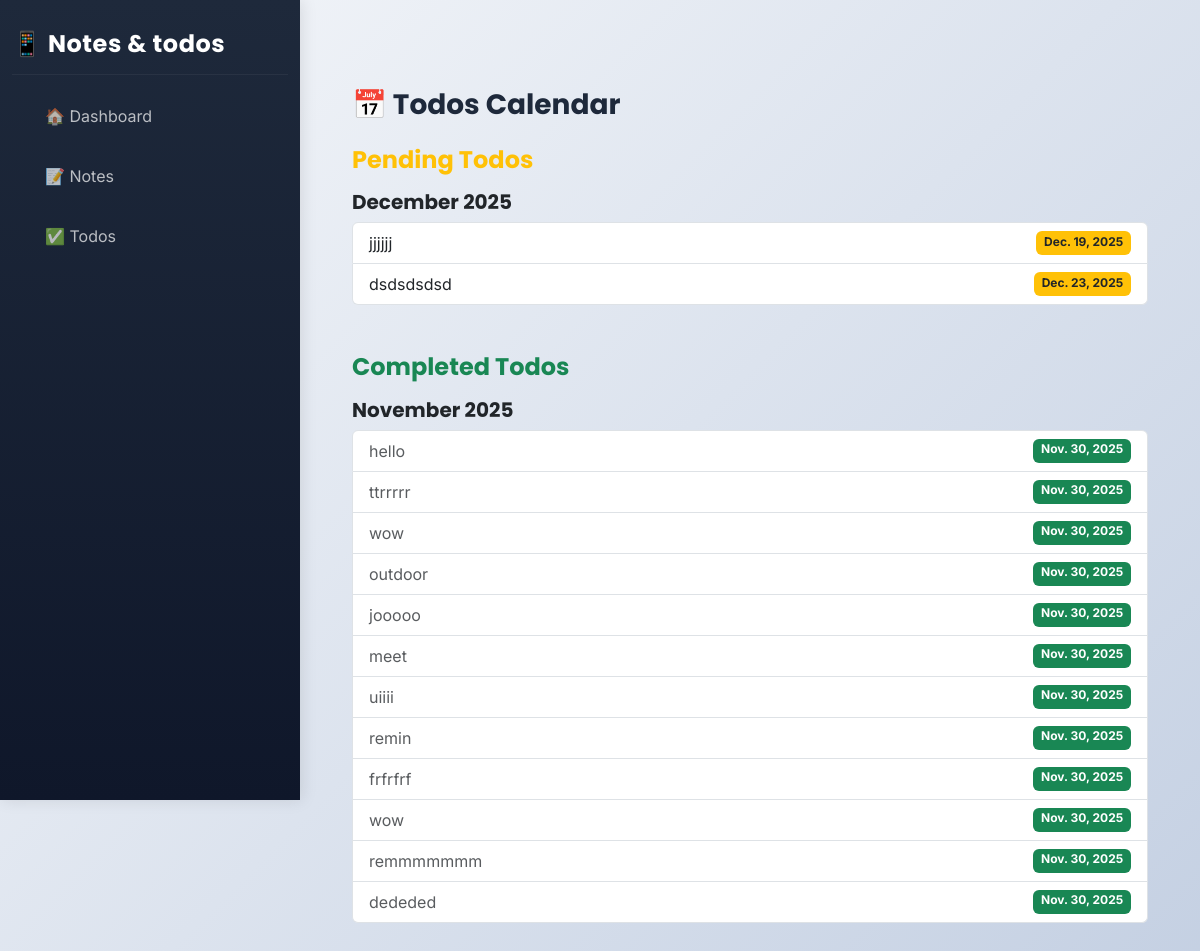
Page /todos/calendar/ on the earlier database version.
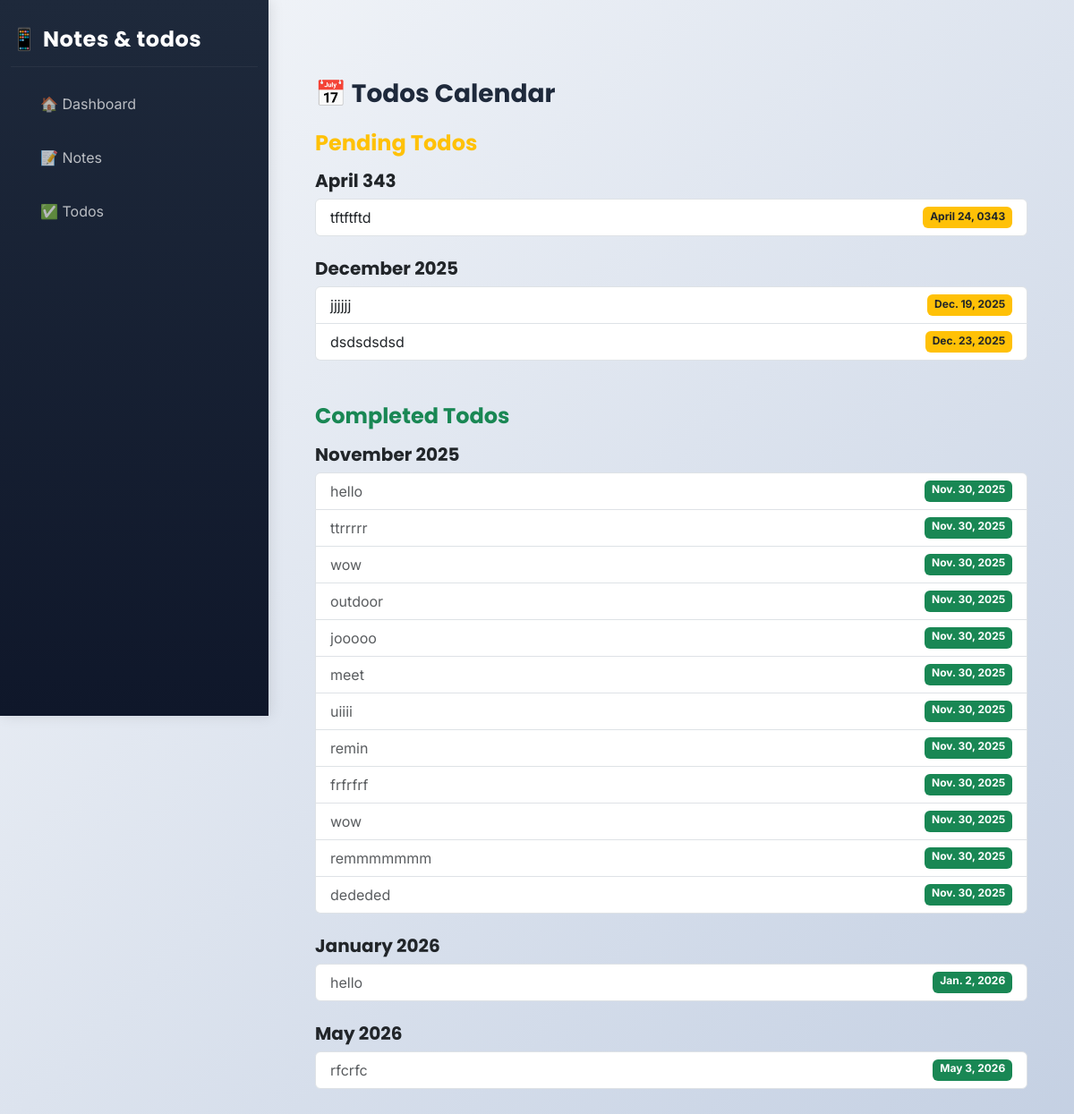
Same page on the later database version.
### core/models.py (models this page shows, shortened)
class Todo(models.Model):
    task = models.CharField(max_length=255)
    done = models.BooleanField(default=False)
    created_at = models.DateTimeField(auto_now_add=True)
    due_date = models.DateField(null=True, blank=True)  # optional due date
    ACTIVITY_SHOPPING = 'shopping'
    ACTIVITY_MEETING = 'meeting'
    ACTIVITY_OUTDOOR = 'outdoor'
    ACTIVITY_WORKOUT = 'workout'
    ACTIVITY_OTHER = 'custom'
    ACTIVITY_CHOICES = [
        (ACTIVITY_SHOPPING, 'Shopping'),
        (ACTIVITY_MEETING, 'Meeting'),
        (ACTIVITY_OUTDOOR, 'Outdoor'),
        (ACTIVITY_WORKOUT, 'Workout'),
        (ACTIVITY_OTHER, 'Other (custom)')
    ]
    activity = models.CharField(max_length=50, choices=ACTIVITY_CHOICES, default=ACTIVITY_OTHER)
    activity_custom = models.CharField(max_length=100, blank=True, default='')
    reminder = models.DateTimeField(null=True, blank=True)
    is_important = models.BooleanField(default=False)

### core/views.py (the view)
# urls.py: path("todos/calendar/", views.todos_calendar, name="todos_calendar"),
def todos_calendar(request):
    context = todo_service.get_calendar_data()
    return render(request, "todos_calendar.html", context)

### core/services.py (called while the page is built)
    def get_calendar_data(self):
        pending_todos = self.model.objects.filter(due_date__isnull=False, done=False).order_by("due_date")
        completed_todos = self.model.objects.filter(due_date__isnull=False, done=True).order_by("due_date")
        def group_by_month(todos):
            grouped = {}
            for todo in todos:
                month = todo.due_date.strftime("%B %Y")
                grouped.setdefault(month, []).append(todo)
            return grouped
        return {
            "grouped_pending": group_by_month(pending_todos),
            "grouped_completed": group_by_month(completed_todos),
        }

### core/templates/todos_calendar.html
{% extends "layout.html" %}
{% block content %}
<div class="container py-5">
    <h2 class="mb-4">📅 Todos Calendar</h2>
    <h4 class="text-warning">Pending Todos</h4>
    {% if grouped_pending %}
        {% for month, todos in grouped_pending.items %}
            <h5 class="mt-3">{{ month }}</h5>
            <ul class="list-group mb-4">
                {% for todo in todos %}
                    <li class="list-group-item d-flex justify-content-between">
                        {{ todo.task }}
                        <span class="badge bg-warning text-dark">{{ todo.due_date }}</span>
                    </li>
                {% endfor %}
            </ul>
        {% endfor %}
    {% else %}
        <p>No pending todos.</p>
    {% endif %}
    <h4 class="text-success mt-5">Completed Todos</h4>
    {% if grouped_completed %}
        {% for month, todos in grouped_completed.items %}
            <h5 class="mt-3">{{ month }}</h5>
            <ul class="list-group mb-4">
                {% for todo in todos %}
                    <li class="list-group-item d-flex justify-content-between text-muted">
                        {{ todo.task }}
                        <span class="badge bg-success">{{ todo.due_date }}</span>
                    </li>
                {% endfor %}
            </ul>
        {% endfor %}
    {% else %}
        <p>No completed todos.</p>
    {% endif %}
</div>
{% endblock %}

Differences in the rows shown:
added Todo: month "April 343", task "tftftftd", due_date "April 24, 0343"
added Todo: month "January 2026", task "hello", due_date "Jan. 2, 2026"
added Todo: month "May 2026", task "rfcrfc", due_date "May 3, 2026"
